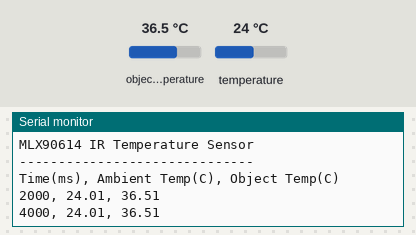
Simulated run of this sketch. Board: Arduino Uno, built with avr-gcc and run on an emulated ATmega328P. On the bench: the last lines printed to the serial monitor. The test bench sets the inputs (shaded band); at power-on: object temperature 36.5 °C, temperature 24 °C.

Above: at 4.8 s.
4.9 s: object temperature set to 20 °C
At 7.2 s:
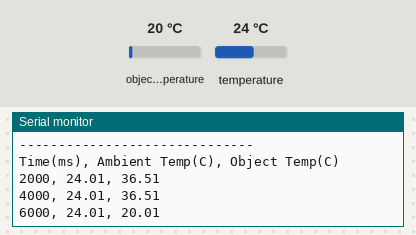
7.8 s: temperature set to 12 °C
At 8.7 s:
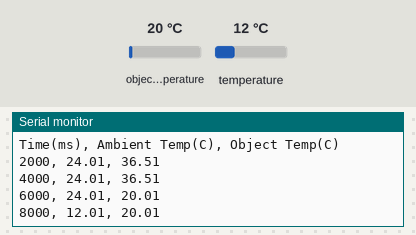
10.7 s: object temperature set to 26 °C
At 13.0 s:
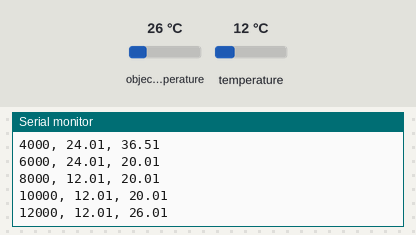
Timing chart, 0 to 14.5 s (numbered marks = the images above; inputs shaded):
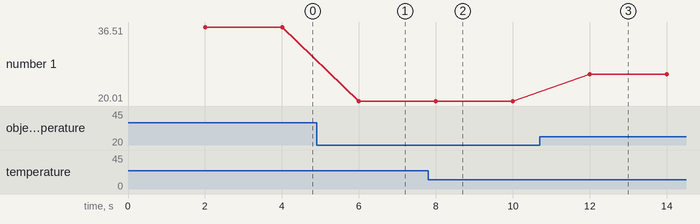

Measured:
- after the input at 4.9 s, the serial monitor: prints a new line after 1.1 s (image 1)
- after the input at 7.8 s, the serial monitor: prints a new line after 0.20 s (image 2)
- after the input at 10.7 s, the serial monitor: prints a new line after 1.3 s (image 3)
- plotted number 1: 36.51 → 20.01 after the input at 4.9 s, 20.01 → 26.01 after the input at 10.7 s

The sketch:

temprature_test_code.ino
```cpp
#include <Wire.h>
#include <Adafruit_MLX90614.h>

Adafruit_MLX90614 mlx = Adafruit_MLX90614();

unsigned long previousMillis = 0;
const long interval = 2000;  // Reading interval in milliseconds (2 seconds)

void setup() {
  Serial.begin(9600);

  // Initialize the MLX90614 sensor
  if (!mlx.begin()) {
    Serial.println("Error connecting to MLX sensor. Check wiring.");
    while (1);
  }

  Serial.println("MLX90614 IR Temperature Sensor");
  Serial.println("------------------------------");
  Serial.println("Time(ms), Ambient Temp(C), Object Temp(C)");
}

void loop() {
  unsigned long currentMillis = millis();

  // Check if it's time to take a reading
  if (currentMillis - previousMillis >= interval) {
    previousMillis = currentMillis;

    // Read ambient (room) and object temperatures
    float ambientTemp = mlx.readAmbientTempC();
    float objectTemp = mlx.readObjectTempC();

    // Print time and temperatures to serial monitor
    Serial.print(currentMillis);
    Serial.print(", ");
    Serial.print(ambientTemp);
    Serial.print(", ");
    Serial.println(objectTemp);
  }
}
```
